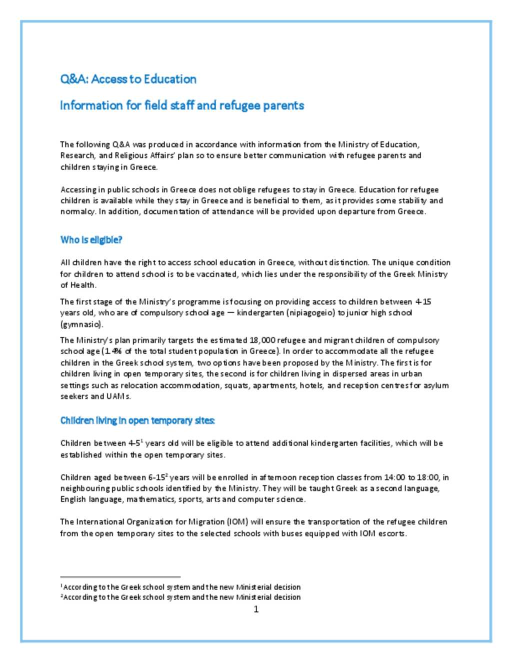
#> input picture data/Image-1.jpg, 1024 x 1325 px, found by its file name (shown at 1/2 size)
$ python preprocess_image.py
#> lines starting #> are read from the running program, lines starting #| are printed output that depends on the picture; after the words box and inside, x2 and y2 are one past the last pixel; in counts of white or black regions, pixels touching at a corner belong together
#> further down, img is the input picture: shape (1325, 1024, 3); mean B, G, R 242.5, 241.6, 239.8
import cv2
import numpy as np
import os


# get grayscale image
def get_grayscale(image):
    return cv2.cvtColor(image, cv2.COLOR_BGR2GRAY)
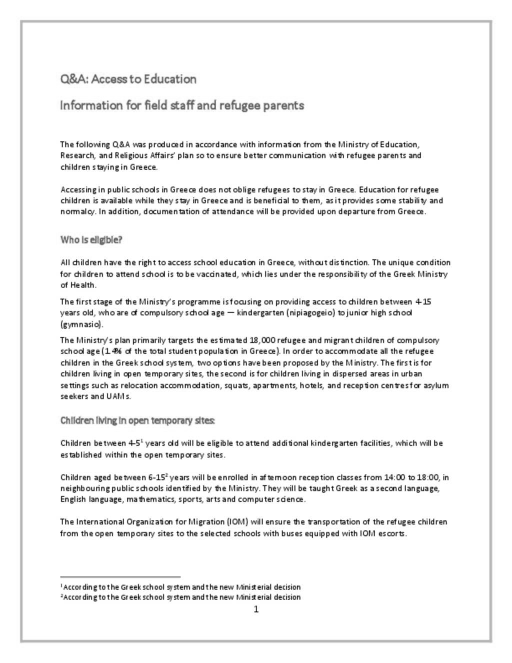
#> returned value: shape (1325, 1024) (shown at 1/2 size); min 0, max 255, mean 241.1


# noise removal
def remove_noise(image):
    return cv2.medianBlur(image, 5)
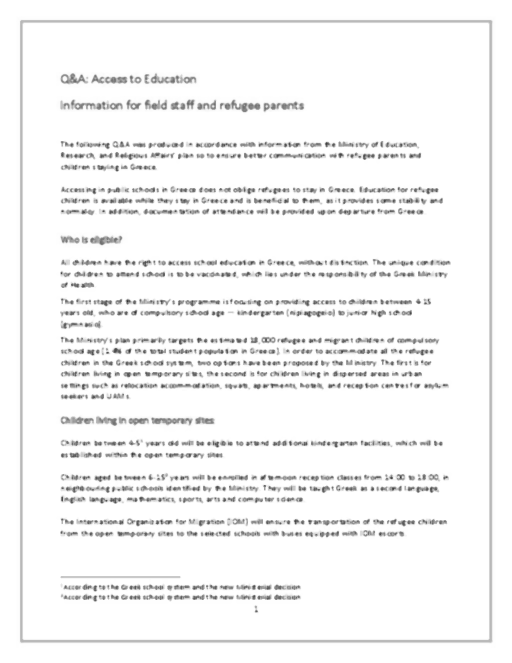
#> returned value: shape (1325, 1024) (shown at 1/2 size); min 46, max 255, mean 244.1


# thresholding
def thresholding(image):
    return cv2.threshold(image, 0, 255, cv2.THRESH_BINARY + cv2.THRESH_OTSU)[1]
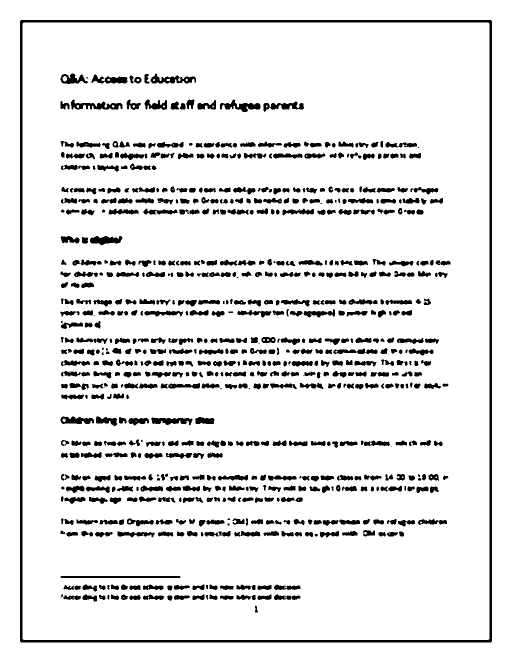
#> returned value: shape (1325, 1024) (shown at 1/2 size); 90.2% white; 718 black regions (26 under 20 px), largest, box (x1, y1, x2, y2) and area: (40, 40, 984, 1285) 21790, (142, 199, 245, 219) 1029, (121, 1152, 361, 1156) 956


# dilation
def dilate(image):
    kernel = np.ones((5, 5), np.uint8)
    return cv2.dilate(image, kernel, iterations=1)
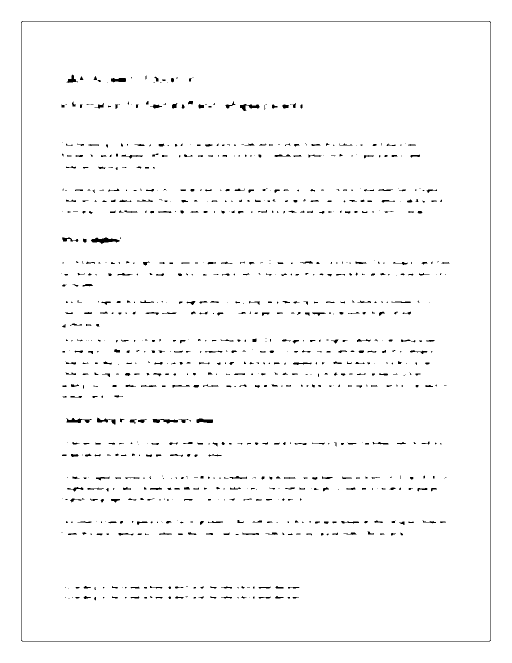
#> returned value: shape (1325, 1024) (shown at 1/2 size); 97.9% white; 911 black regions (447 under 20 px), largest, box (x1, y1, x2, y2) and area: (42, 42, 982, 1283) 4358, (182, 475, 239, 488) 401, (305, 838, 357, 847) 267


# erosion
def erode(image):
    kernel = np.ones((5, 5), np.uint8)
    return cv2.erode(image, kernel, iterations=1)
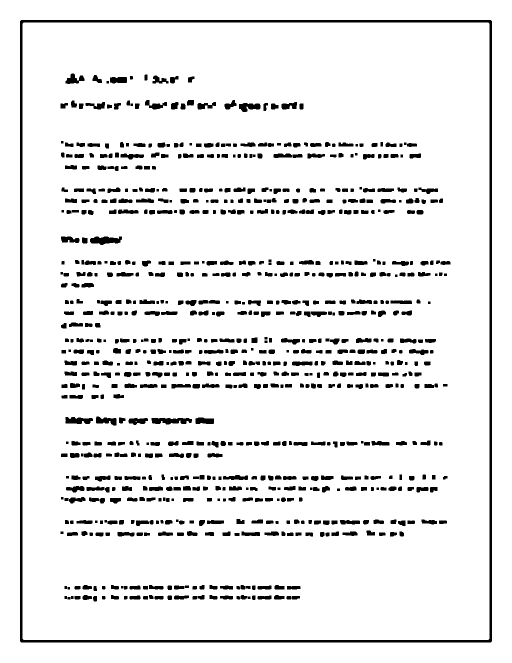
#> returned value: shape (1325, 1024) (shown at 1/2 size); 91.9% white; 850 black regions, largest, box (x1, y1, x2, y2) and area: (40, 40, 984, 1285) 21790, (303, 836, 384, 849) 796, (180, 473, 244, 490) 760


# opening - erosion followed by dilation
def opening(image):
    kernel = np.ones((5, 5), np.uint8)
    return cv2.morphologyEx(image, cv2.MORPH_OPEN, kernel)
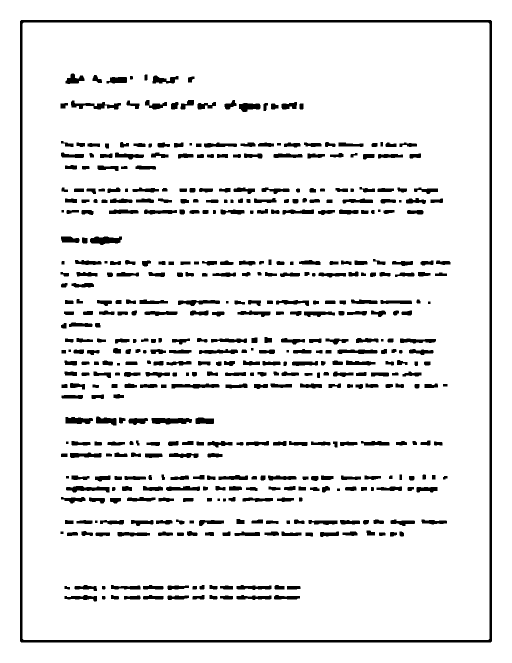
#> returned value: shape (1325, 1024) (shown at 1/2 size); 91.4% white; 501 black regions, largest, box (x1, y1, x2, y2) and area: (40, 40, 984, 1285) 21790, (303, 836, 384, 849) 842, (142, 201, 242, 219) 819


# canny edge detection
def canny(image):
    return cv2.Canny(image, 100, 200)
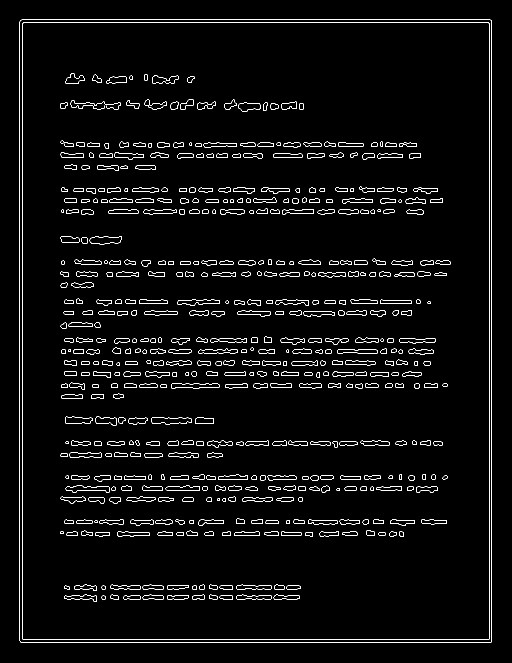
#> returned value: shape (1325, 1024) (shown at 1/2 size); 3% white in thin lines or dots, all inside (x1, y1, x2, y2) = (39, 39, 984, 1285)


# skew correction
def deskew(image):
    coordinate = np.column_stack(np.where(image > 0))
#> coordinate = 40671 pairs, first value 39 to 1284, second value 39 to 983
    angle = cv2.minAreaRect(coordinate)[-1]
#> angle = -90
    if angle < -45:
        angle = -(90 + angle)
#> angle = 0

    else:
        angle = -angle
        (h, w) = image.shape[:2]
        center = (w // 2, h // 2)
        M = cv2.getRotationMatrix2D(center, angle, 1.0)
        rotated = cv2.warpAffine(image, M, (w, h), flags=cv2.INTER_CUBIC, borderMode=cv2.BORDER_REPLICATE)
        return rotated


# template matching
def match_template(image, template):
    return cv2.matchTemplate(image, template, cv2.TM_CCOEFF_NORMED)


if __name__ == "__main__":
    image_path = os.path.join("data", "Image-1.jpg")
    img = cv2.imread(image_path)

    img = get_grayscale(img)
    cv2.imshow('process_images', img)
    cv2.waitKey(5000)

    img = remove_noise(img)
    cv2.imshow('process_images', img)
    cv2.waitKey(5000)

    img = thresholding(img)
    cv2.imshow('process_images', img)
    cv2.waitKey(5000)

    img = dilate(img)
    cv2.imshow('process_images', img)
    cv2.waitKey(5000)

    img = erode(img)
    cv2.imshow('process_images', img)
    cv2.waitKey(5000)

    img = opening(img)
    cv2.imshow('process_images', img)
    cv2.waitKey(5000)

    img = canny(img)
    cv2.imshow('process_images', img)
    cv2.waitKey(5000)

    img = deskew(img)
    cv2.imshow('process_images', img)
    cv2.waitKey(5000)
